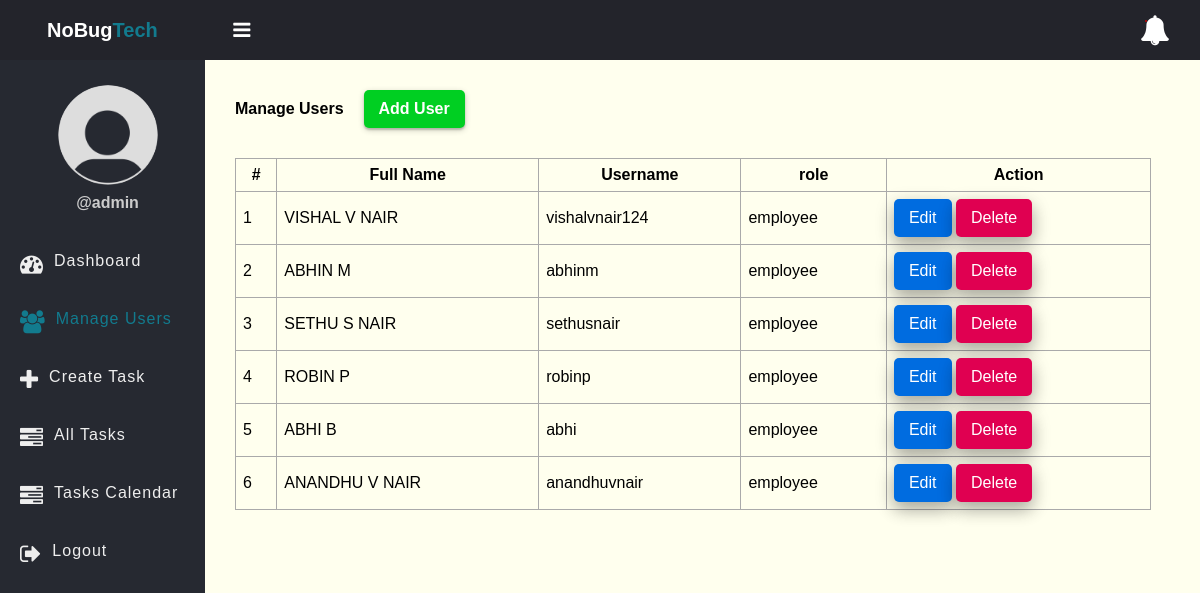
Screenshot of /user.php (signed in) with the database file from the repository.
### tables this page shows
CREATE TABLE `users` (
  `id` int(11) NOT NULL,
  `full_name` varchar(50) NOT NULL,
  `username` varchar(50) NOT NULL,
  `password` varchar(255) NOT NULL,
  `role` enum('admin','employee') NOT NULL,
  `created_at` timestamp NOT NULL DEFAULT current_timestamp()
);

### app/Model/User.php (called while the page is built, shortened)
<?php
function get_all_users($conn){
	$sql = "SELECT * FROM users WHERE role =? ";
	$stmt = $conn->prepare($sql);
	$stmt->execute(["employee"]);
	if($stmt->rowCount() > 0){
		$users = $stmt->fetchAll();
	}else $users = 0;
	return $users;
}

### user.php (the view, shortened to what this page needs)
<?php
if (isset($_SESSION['role']) && isset($_SESSION['id']) && $_SESSION['role'] == "admin") {
    include "DB_connection.php";
    include "app/Model/User.php";
    $users = get_all_users($conn);
 ?>
<!DOCTYPE html>
<html>
<head>
	<link rel="stylesheet" href="https://stackpath.bootstrapcdn.com/font-awesome/4.7.0/css/font-awesome.min.css">
	<link rel="stylesheet" href="css/style.css?v=<?php echo time();?>">
</head>
<body>
	<?php include "inc/header.php" ?>
	<div class="body">
		<?php include "inc/nav.php" ?>
		<section class="section-1">
			<h4 class="title">Manage Users <a href="add-user.php">Add User</a></h4>
			<?php if ($users != 0) { ?>
			<table class="main-table">
				<tr>
					<th>#</th>
					<th>Full Name</th>
					<th>Username</th>
					<th>role</th>
					<th>Action</th>
				</tr>
				<?php $i=0; foreach ($users as $user) { ?>
				<tr>
					<td><?=++$i?></td>
					<td><?=$user['full_name']?></td>
					<td><?=$user['username']?></td>
					<td><?=$user['role']?></td>
					<td>
						<a href="edit-user.php?id=<?=$user['id']?>" class="edit-btn">Edit</a>
						<a href="delete-user.php?id=<?=$user['id']?>" class="delete-btn">Delete</a>
					</td>
				</tr>
			   <?php	} ?>
			</table>
		<?php }else { ?>
			<h3>Empty</h3>
		<?php  }?>
		</section>
	</div>
</body>
</html>
<?php }else{
   $em = "First login";
   header("Location: login.php?error=$em");
   exit();
}
 ?>

### css/style.css (style rules this page uses)
* { padding: 0; margin: 0; box-sizing: border-box; font-family: arial, sans-serif; }
.body { display: flex; }
.section-1 { padding: 30px; }
.section-1 .title { margin-bottom: 10px; display: flex; align-items: center; justify-content: start; gap: 20px; }
.section-1 .title a { text-decoration: none; display: inline-block; padding-left: 10px; border: none; background: #00CF22; padding: 10px 15px; color: #fff; font-size: 16px; border-radius: 5px; cursor: pointer; outline: none; transition: background 1s; box-shadow: 0 2px 6px 0 rgba(0,0,0,0.2), 0 2px 2px 0 rgba(0,0,0,0.19); }
.section-1 { width: 100%; background: #ffe; }
.main-table, .main-table tr, .main-table th, .main-table td { border: 1px solid #aaa; border-collapse: collapse; padding: 7px; }
.main-table { width: 98%; margin-top: 30px; }
.delete-btn { text-decoration: none; display: inline-block; padding-left: 10px; border: none; background: #E00051; padding: 10px 15px; color: #fff; font-size: 16px; border-radius: 5px; cursor: pointer; outline: none; transition: background 1s; box-shadow: 0 8px 16px 0 rgba(0,0,0,0.2), 0 6px 20px 0 rgba(0,0,0,0.19); }
.edit-btn { text-decoration: none; display: inline-block; padding-left: 10px; border: none; background: #006CE0; padding: 10px 15px; color: #fff; font-size: 16px; border-radius: 5px; cursor: pointer; outline: none; transition: background 1s; box-shadow: 0 8px 16px 0 rgba(0,0,0,0.2), 0 6px 20px 0 rgba(0,0,0,0.19); }

### rows the page displays
users: full_name "VISHAL V NAIR", username "vishalvnair124", role "employee"
users: full_name "ABHIN M", username "abhinm", role "employee"
users: full_name "SETHU S NAIR", username "sethusnair", role "employee"
users: full_name "ROBIN P", username "robinp", role "employee"
users: full_name "ABHI B", username "abhi", role "employee"
users: full_name "ANANDHU V NAIR", username "anandhuvnair", role "employee"

### other values shown
$_SESSION['username'] "admin"
